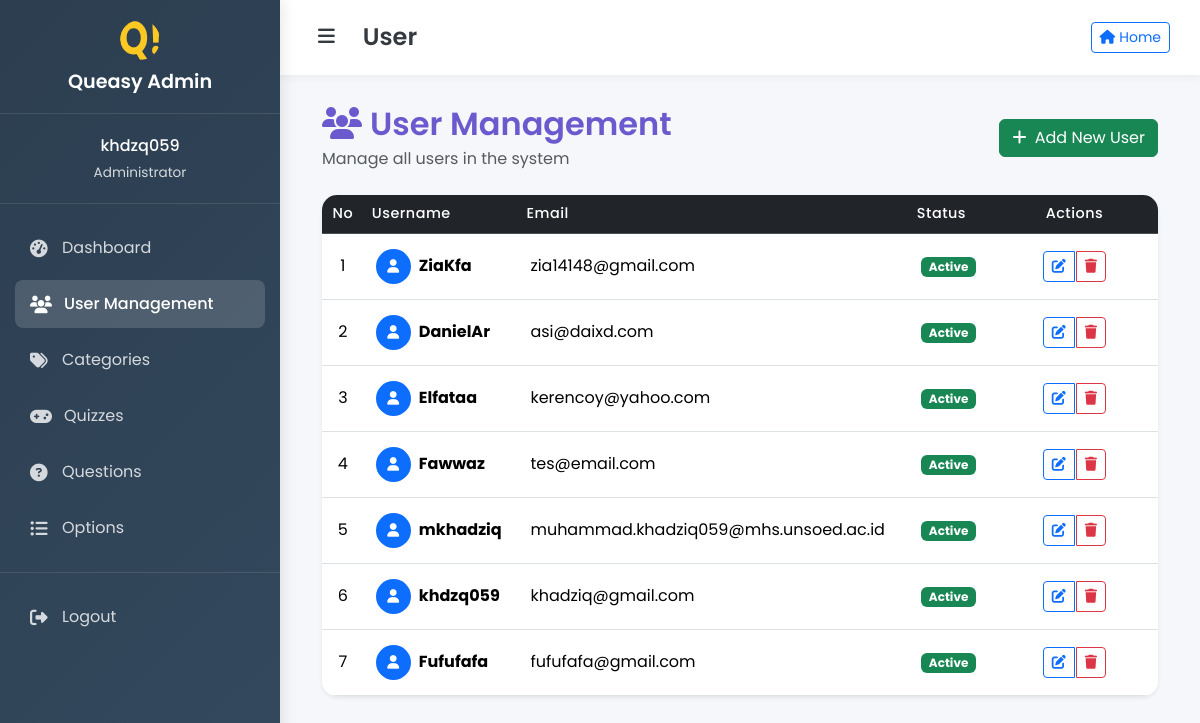
The page /admin/index.php?content=user (signed in) on the database as committed earlier.
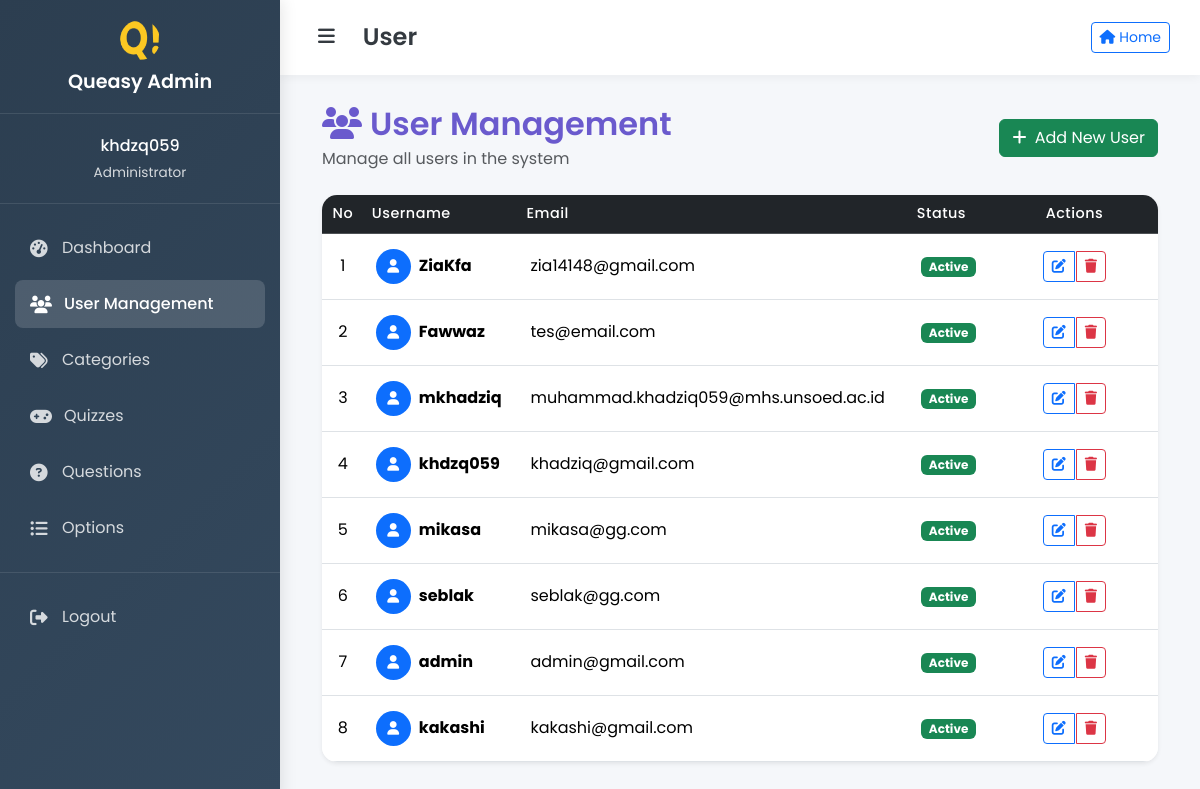
The same page on the database as committed later.
### tables this page shows
CREATE TABLE `user` (
  `id` int NOT NULL,
  `username` varchar(50) NOT NULL,
  `password` varchar(255) NOT NULL,
  `email` varchar(50) NOT NULL,
  `role` enum('admin','user') NOT NULL DEFAULT 'user',
  `score` int DEFAULT '0'
);

### admin/view_user.php (the view, shortened to what this page needs)
<?php
$result = mysqli_query($mysqli, "SELECT * FROM user");
?>
<div class="container-fluid">
    <div class="row mb-4">
        <div class="col-12">
            <div class="d-flex justify-content-between align-items-center">
                <div>
                    <h2 class="page-header mb-1">
                        <i class="fas fa-users me-2"></i>User Management
                    </h2>
                    <p class="text-muted mb-0">Manage all users in the system</p>
                </div>
                <a href="?content=create&table=user" class="btn btn-success">
                    <i class="fas fa-plus me-1"></i> Add New User
                </a>
            </div>
        </div>
    </div>
    <div class="row">
        <div class="col-12">
            <div class="card border-0 shadow-sm">
                <div class="card-body p-0">
                    <div class="table-responsive">
                        <table class="table table-hover mb-0">
                            <thead class="table-dark">
                                <tr>
                                    <th width="5%" class="text-center">No</th>
                                    <th>Username</th>
                                    <th>Email</th>
                                    <th>Status</th>
                                    <th width="20%" class="text-center">Actions</th>
                                </tr>
                            </thead>
                            <tbody>
                                <?php if($result && mysqli_num_rows($result) > 0): ?>
                                    <?php $i = 1; while($row = mysqli_fetch_assoc($result)): ?>
                                        <tr>
                                            <td class="text-center"><?= $i ?></td>
                                            <td>
                                                <div class="d-flex align-items-center">
                                                    <div class="avatar-sm bg-primary rounded-circle d-flex align-items-center justify-content-center me-2">
                                                        <i class="fas fa-user text-white"></i>
                                                    </div>
                                                    <div>
                                                        <strong><?= htmlspecialchars($row['username']) ?></strong>
                                                    </div>
                                                </div>
                                            </td>
                                            <td><?= htmlspecialchars($row['email'] ?? 'N/A') ?></td>
                                            <td>
                                                <span class="badge bg-success">Active</span>
                                            </td>
                                            <td class="text-center">
                                                <div class="btn-group" role="group">
                                                    <a href="?content=edit&table=user&id=<?= $row['id'] ?>"
                                                       class="btn btn-outline-primary btn-sm"
                                                       title="Edit User">
                                                        <i class="fas fa-edit"></i>
                                                    </a>
                                                    <a href="delete.php?table=user&id=<?= $row['id'] ?>"
                                                       class="btn btn-outline-danger btn-sm"
                                                       title="Delete User"
                                                       onclick="return confirm('Are you sure you want to delete this user?')">
                                                        <i class="fas fa-trash"></i>
                                                    </a>
                                                </div>
                                            </td>
                                        </tr>
                                        <?php $i++; endwhile; ?>
                                <?php endif; ?>
                            </tbody>
                        </table>
                    </div>
                </div>
            </div>
        </div>
    </div>
</div>

Rows that differ between the two databases and show on the page:
removed user: username "DanielAr", email "asi@daixd.com"
removed user: username "Elfataa", email "kerencoy@yahoo.com"
removed user: username "Fufufafa", email "fufufafa@gmail.com"
added user: username "mikasa", email "mikasa@gg.com"
added user: username "seblak", email "seblak@gg.com"
added user: username "admin", email "admin@gmail.com"
added user: username "kakashi", email "kakashi@gmail.com"
